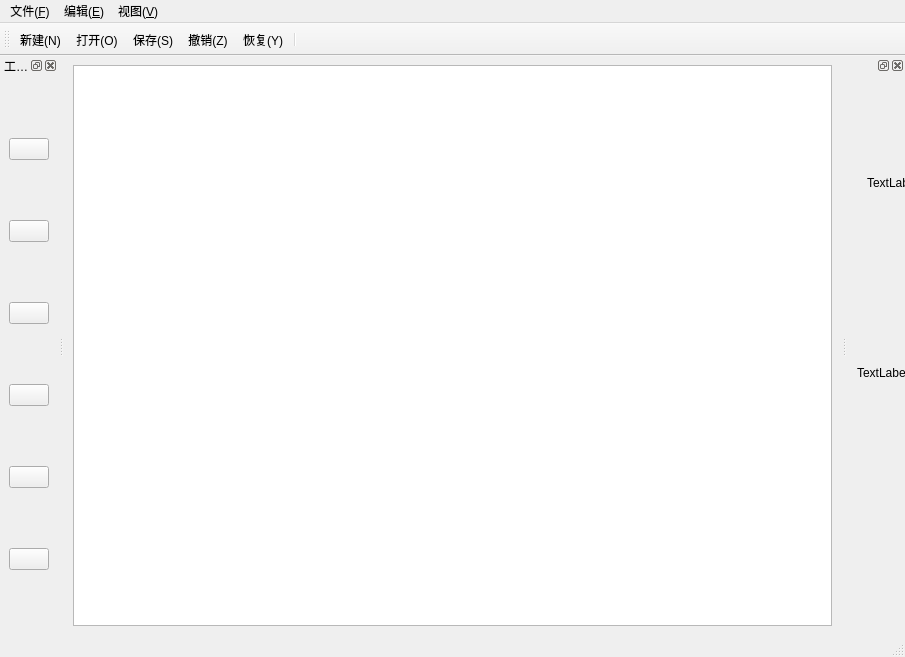
<?xml version="1.0" encoding="UTF-8"?>
<ui version="4.0">
 <class>MainWindow</class>
 <widget class="QMainWindow" name="MainWindow">
  <property name="windowModality">
   <enum>Qt::NonModal</enum>
  </property>
  <property name="enabled">
   <bool>true</bool>
  </property>
  <property name="geometry">
   <rect>
    <x>0</x>
    <y>0</y>
    <width>905</width>
    <height>657</height>
   </rect>
  </property>
  <property name="windowTitle">
   <string>MainWindow</string>
  </property>
  <widget class="QWidget" name="centralwidget">
   <layout class="QVBoxLayout" name="verticalLayout">
    <item>
     <widget class="QImgGraphicsView" name="view">
      <property name="backgroundBrush">
       <brush brushstyle="SolidPattern">
        <color alpha="255">
         <red>175</red>
         <green>175</green>
         <blue>175</blue>
        </color>
       </brush>
      </property>
     </widget>
    </item>
   </layout>
  </widget>
  <widget class="QMenuBar" name="menubar">
   <property name="geometry">
    <rect>
     <x>0</x>
     <y>0</y>
     <width>905</width>
     <height>22</height>
    </rect>
   </property>
   <widget class="QMenu" name="menuFile">
    <property name="title">
     <string>文件(&amp;F)</string>
    </property>
    <addaction name="actionNew"/>
    <addaction name="actionOpen"/>
    <addaction name="actionSave"/>
    <addaction name="actionSaveAs"/>
    <addaction name="separator"/>
    <addaction name="actionExit"/>
   </widget>
   <widget class="QMenu" name="menuEdit">
    <property name="title">
     <string>编辑(&amp;E)</string>
    </property>
    <addaction name="actionRevoke"/>
    <addaction name="actionRestore"/>
    <addaction name="separator"/>
    <addaction name="actionFullScreen"/>
    <addaction name="actionExitFullScreen"/>
   </widget>
   <widget class="QMenu" name="menuView">
    <property name="title">
     <string>视图(&amp;V)</string>
    </property>
    <addaction name="actionZoom"/>
    <addaction name="actionReduction"/>
    <addaction name="actionAdaptive"/>
    <addaction name="separator"/>
    <addaction name="actionClockwiseRotation"/>
    <addaction name="actionAnticlockwiseRotation"/>
    <addaction name="actionCenterRotation"/>
    <addaction name="separator"/>
    <addaction name="actionFlipLeftRight"/>
    <addaction name="actionFlipUpDown"/>
   </widget>
   <addaction name="menuFile"/>
   <addaction name="menuEdit"/>
   <addaction name="menuView"/>
  </widget>
  <widget class="QStatusBar" name="statusbar"/>
  <widget class="QToolBar" name="toolBar">
   <property name="windowTitle">
    <string>toolBar</string>
   </property>
   <attribute name="toolBarArea">
    <enum>TopToolBarArea</enum>
   </attribute>
   <attribute name="toolBarBreak">
    <bool>false</bool>
   </attribute>
   <addaction name="actionNew"/>
   <addaction name="actionOpen"/>
   <addaction name="actionSave"/>
   <addaction name="actionRevoke"/>
   <addaction name="actionRestore"/>
   <addaction name="separator"/>
  </widget>
  <widget class="QDockWidget" name="dockTools">
   <property name="enabled">
    <bool>true</bool>
   </property>
   <property name="windowTitle">
    <string>工具箱</string>
   </property>
   <attribute name="dockWidgetArea">
    <number>1</number>
   </attribute>
   <widget class="QWidget" name="dockWidgetContents">
    <layout class="QVBoxLayout" name="verticalLayout_2">
     <item>
      <widget class="QPushButton" name="btnLine">
       <property name="text">
        <string/>
       </property>
       <property name="icon">
        <iconset resource="app_imgprocess.qrc">
         <normaloff>:/Image/toolbox/Line.png</normaloff>:/Image/toolbox/Line.png</iconset>
       </property>
      </widget>
     </item>
     <item>
      <widget class="QPushButton" name="btnCurve">
       <property name="whatsThis">
        <string/>
       </property>
       <property name="accessibleDescription">
        <string/>
       </property>
       <property name="text">
        <string/>
       </property>
       <property name="icon">
        <iconset resource="app_imgprocess.qrc">
         <normaloff>:/Image/toolbox/Painbrush.png</normaloff>:/Image/toolbox/Painbrush.png</iconset>
       </property>
      </widget>
     </item>
     <item>
      <widget class="QPushButton" name="btnOval">
       <property name="text">
        <string/>
       </property>
       <property name="icon">
        <iconset resource="app_imgprocess.qrc">
         <normaloff>:/Image/toolbox/Elipse.png</normaloff>:/Image/toolbox/Elipse.png</iconset>
       </property>
      </widget>
     </item>
     <item>
      <widget class="QPushButton" name="btnCircle">
       <property name="text">
        <string/>
       </property>
       <property name="icon">
        <iconset resource="app_imgprocess.qrc">
         <normaloff>:/Image/toolbox/Circle.png</normaloff>:/Image/toolbox/Circle.png</iconset>
       </property>
      </widget>
     </item>
     <item>
      <widget class="QPushButton" name="btnRectangle">
       <property name="text">
        <string/>
       </property>
       <property name="icon">
        <iconset resource="app_imgprocess.qrc">
         <normaloff>:/Image/toolbox/Rectangle.png</normaloff>:/Image/toolbox/Rectangle.png</iconset>
       </property>
      </widget>
     </item>
     <item>
      <widget class="QPushButton" name="btnSquare">
       <property name="text">
        <string/>
       </property>
       <property name="icon">
        <iconset resource="app_imgprocess.qrc">
         <normaloff>:/Image/toolbox/Square.png</normaloff>:/Image/toolbox/Square.png</iconset>
       </property>
      </widget>
     </item>
    </layout>
   </widget>
  </widget>
  <widget class="QDockWidget" name="dockWidget_2">
   <attribute name="dockWidgetArea">
    <number>2</number>
   </attribute>
   <widget class="QWidget" name="dockWidgetContents_3">
    <widget class="QLabel" name="label">
     <property name="geometry">
      <rect>
       <x>20</x>
       <y>100</y>
       <width>150</width>
       <height>15</height>
      </rect>
     </property>
     <property name="text">
      <string>TextLabel</string>
     </property>
    </widget>
    <widget class="QLabel" name="label_2">
     <property name="geometry">
      <rect>
       <x>10</x>
       <y>290</y>
       <width>150</width>
       <height>16</height>
      </rect>
     </property>
     <property name="text">
      <string>TextLabel</string>
     </property>
    </widget>
   </widget>
  </widget>
  <action name="actionNew">
   <property name="icon">
    <iconset resource="app_imgprocess.qrc">
     <normaloff>:/Image/file/New.png</normaloff>:/Image/file/New.png</iconset>
   </property>
   <property name="text">
    <string>新建(&amp;N)</string>
   </property>
  </action>
  <action name="actionOpen">
   <property name="icon">
    <iconset resource="app_imgprocess.qrc">
     <normaloff>:/Image/file/Open.png</normaloff>:/Image/file/Open.png</iconset>
   </property>
   <property name="text">
    <string>打开(&amp;O)</string>
   </property>
  </action>
  <action name="actionSave">
   <property name="icon">
    <iconset resource="app_imgprocess.qrc">
     <normaloff>:/Image/file/Save.png</normaloff>:/Image/file/Save.png</iconset>
   </property>
   <property name="text">
    <string>保存(&amp;S)</string>
   </property>
  </action>
  <action name="actionSaveAs">
   <property name="icon">
    <iconset resource="app_imgprocess.qrc">
     <normaloff>:/Image/file/SaveAs.png</normaloff>:/Image/file/SaveAs.png</iconset>
   </property>
   <property name="text">
    <string>另存为(&amp;A)</string>
   </property>
  </action>
  <action name="actionExit">
   <property name="icon">
    <iconset resource="app_imgprocess.qrc">
     <normaloff>:/Image/file/Close.png</normaloff>:/Image/file/Close.png</iconset>
   </property>
   <property name="text">
    <string>退出(&amp;X)</string>
   </property>
  </action>
  <action name="actionRevoke">
   <property name="icon">
    <iconset resource="app_imgprocess.qrc">
     <normaloff>:/Image/edit/Edit_Cancel.png</normaloff>:/Image/edit/Edit_Cancel.png</iconset>
   </property>
   <property name="text">
    <string>撤销(&amp;Z)</string>
   </property>
  </action>
  <action name="actionRestore">
   <property name="icon">
    <iconset resource="app_imgprocess.qrc">
     <normaloff>:/Image/edit/Edit_Resume.png</normaloff>:/Image/edit/Edit_Resume.png</iconset>
   </property>
   <property name="text">
    <string>恢复(&amp;Y)</string>
   </property>
  </action>
  <action name="actionFullScreen">
   <property name="icon">
    <iconset resource="app_imgprocess.qrc">
     <normaloff>:/Image/edit/Edit_Full.png</normaloff>:/Image/edit/Edit_Full.png</iconset>
   </property>
   <property name="text">
    <string>全屏显示</string>
   </property>
  </action>
  <action name="actionExitFullScreen">
   <property name="icon">
    <iconset resource="app_imgprocess.qrc">
     <normaloff>:/Image/edit/Edit_Max.png</normaloff>:/Image/edit/Edit_Max.png</iconset>
   </property>
   <property name="text">
    <string>退出全屏(&amp;Esc)</string>
   </property>
  </action>
  <action name="actionZoom">
   <property name="icon">
    <iconset resource="app_imgprocess.qrc">
     <normaloff>:/Image/geom/Geom_Enlarge.png</normaloff>:/Image/geom/Geom_Enlarge.png</iconset>
   </property>
   <property name="text">
    <string>图像放大</string>
   </property>
  </action>
  <action name="actionReduction">
   <property name="icon">
    <iconset resource="app_imgprocess.qrc">
     <normaloff>:/Image/geom/Geom_Reduce.png</normaloff>:/Image/geom/Geom_Reduce.png</iconset>
   </property>
   <property name="text">
    <string>图像缩小</string>
   </property>
  </action>
  <action name="actionAdaptive">
   <property name="icon">
    <iconset resource="app_imgprocess.qrc">
     <normaloff>:/Image/geom/Geom_Default.png</normaloff>:/Image/geom/Geom_Default.png</iconset>
   </property>
   <property name="text">
    <string>自适应窗口</string>
   </property>
  </action>
  <action name="actionClockwiseRotation">
   <property name="icon">
    <iconset resource="app_imgprocess.qrc">
     <normaloff>:/Image/geom/Geom_RotateRight.png</normaloff>:/Image/geom/Geom_RotateRight.png</iconset>
   </property>
   <property name="text">
    <string>顺时针旋转</string>
   </property>
  </action>
  <action name="actionAnticlockwiseRotation">
   <property name="icon">
    <iconset resource="app_imgprocess.qrc">
     <normaloff>:/Image/geom/Geom_RotateLeft.png</normaloff>:/Image/geom/Geom_RotateLeft.png</iconset>
   </property>
   <property name="text">
    <string>逆时针旋转</string>
   </property>
  </action>
  <action name="actionCenterRotation">
   <property name="icon">
    <iconset resource="app_imgprocess.qrc">
     <normaloff>:/Image/geom/Geom_RotateCenter.png</normaloff>:/Image/geom/Geom_RotateCenter.png</iconset>
   </property>
   <property name="text">
    <string>中心旋转</string>
   </property>
  </action>
  <action name="actionFlipLeftRight">
   <property name="icon">
    <iconset resource="app_imgprocess.qrc">
     <normaloff>:/Image/geom/Geom_FlipX.png</normaloff>:/Image/geom/Geom_FlipX.png</iconset>
   </property>
   <property name="text">
    <string>左右翻转</string>
   </property>
  </action>
  <action name="actionFlipUpDown">
   <property name="icon">
    <iconset resource="app_imgprocess.qrc">
     <normaloff>:/Image/geom/Geom_FlipY.png</normaloff>:/Image/geom/Geom_FlipY.png</iconset>
   </property>
   <property name="text">
    <string>上下翻转</string>
   </property>
  </action>
 </widget>
 <customwidgets>
  <customwidget>
   <class>QImgGraphicsView</class>
   <extends>QGraphicsView</extends>
   <header location="global">qimggraphicsview.h</header>
  </customwidget>
 </customwidgets>
 <resources>
  <include location="app_imgprocess.qrc"/>
 </resources>
 <connections/>
</ui>
